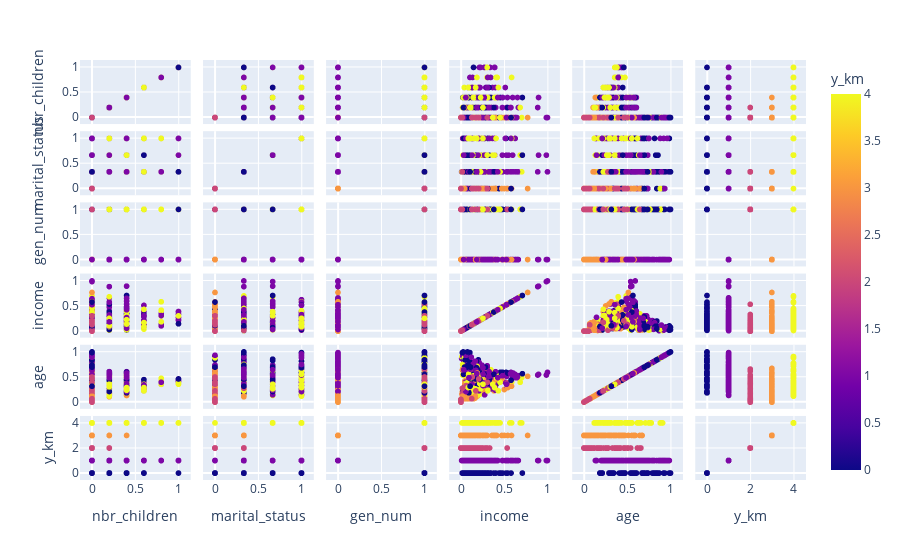

Notebook source saved alongside this figure:
### Code cell
data_new_y = data_new.copy()
data_new_y['y_km'] = y_km
fig = px.scatter_matrix(data_new_y, color='y_km')
fig.show()

### Figure 1 — Plotly figure (JSON) as saved in the notebook; plotly's stock layout.template omitted (floating-point values rounded to 4 significant figures; data arrays with more than 128 entries replaced by an {"elided": "..."} marker saying what was removed)
{"data": [{"dimensions": [{"axis": {"matches": true}, "label": "nbr_children", "values": {"elided": "747 float values"}}, {"axis": {"matches": true}, "label": "marital_status", "values": {"elided": "747 float values"}}, {"axis": {"matches": true}, "label": "gen_num", "values": {"elided": "747 int values"}}, {"axis": {"matches": true}, "label": "income", "values": {"elided": "747 float values"}}, {"axis": {"matches": true}, "label": "age", "values": {"elided": "747 float values"}}, {"axis": {"matches": true}, "label": "y_km", "values": {"elided": "747 int values"}}], "hovertemplate": "%{xaxis.title.text}=%{x}<br>%{yaxis.title.text}=%{y}<br>y_km=%{marker.color}<extra></extra>", "legendgroup": "", "marker": {"color": {"elided": "747 int values"}, "coloraxis": "coloraxis", "symbol": "circle"}, "name": "", "showlegend": false, "type": "splom"}], "layout": {"autosize": true, "coloraxis": {"colorbar": {"title": {"text": "y_km"}}, "colorscale": [[0, "#0d0887"], [0.1111, "#46039f"], [0.2222, "#7201a8"], [0.3333, "#9c179e"], [0.4444, "#bd3786"], [0.5556, "#d8576b"], [0.6667, "#ed7953"], [0.7778, "#fb9f3a"], [0.8889, "#fdca26"], [1, "#f0f921"]]}, "dragmode": "select", "legend": {"tracegroupgap": 0}, "margin": {"t": 60}, "xaxis": {"autorange": true, "range": [-0.2391, 1.239], "type": "linear"}, "xaxis2": {"autorange": true, "range": [-0.2391, 1.239], "type": "linear"}, "xaxis3": {"autorange": true, "range": [-0.2391, 1.239], "type": "linear"}, "xaxis4": {"autorange": true, "range": [-0.2391, 1.239], "type": "linear"}, "xaxis5": {"autorange": true, "range": [-0.2391, 1.239], "type": "linear"}, "xaxis6": {"autorange": true, "range": [-0.9563, 4.956], "type": "linear"}, "yaxis": {"autorange": true, "range": [-0.2391, 1.239], "type": "linear"}, "yaxis2": {"autorange": true, "range": [-0.2391, 1.239], "type": "linear"}, "yaxis3": {"autorange": true, "range": [-0.2391, 1.239], "type": "linear"}, "yaxis4": {"autorange": true, "range": [-0.2391, 1.239], "type": "linear"}, "yaxis5": {"autorange": true, "range": [-0.2391, 1.239], "type": "linear"}, "yaxis6": {"autorange": true, "range": [-0.9563, 4.956], "type": "linear"}}}
